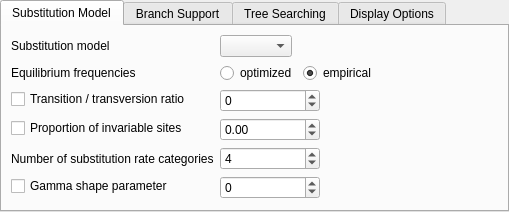
<?xml version="1.0" encoding="UTF-8"?>
<ui version="4.0">
 <class>PhyMLDialog</class>
 <widget class="QWidget" name="PhyMLDialog">
  <property name="windowModality">
   <enum>Qt::NonModal</enum>
  </property>
  <property name="enabled">
   <bool>true</bool>
  </property>
  <property name="geometry">
   <rect>
    <x>0</x>
    <y>0</y>
    <width>509</width>
    <height>251</height>
   </rect>
  </property>
  <property name="minimumSize">
   <size>
    <width>0</width>
    <height>0</height>
   </size>
  </property>
  <property name="contextMenuPolicy">
   <enum>Qt::DefaultContextMenu</enum>
  </property>
  <property name="windowTitle">
   <string notr="true"/>
  </property>
  <layout class="QVBoxLayout" name="verticalLayout">
   <property name="spacing">
    <number>6</number>
   </property>
   <property name="sizeConstraint">
    <enum>QLayout::SetMinAndMaxSize</enum>
   </property>
   <property name="leftMargin">
    <number>0</number>
   </property>
   <property name="topMargin">
    <number>0</number>
   </property>
   <property name="rightMargin">
    <number>0</number>
   </property>
   <property name="bottomMargin">
    <number>0</number>
   </property>
   <item>
    <widget class="QTabWidget" name="twSettings">
     <property name="sizePolicy">
      <sizepolicy hsizetype="Preferred" vsizetype="Fixed">
       <horstretch>0</horstretch>
       <verstretch>0</verstretch>
      </sizepolicy>
     </property>
     <property name="currentIndex">
      <number>0</number>
     </property>
     <widget class="QWidget" name="substitutionModel">
      <attribute name="title">
       <string>Substitution Model</string>
      </attribute>
      <layout class="QFormLayout" name="formLayout_4">
       <property name="sizeConstraint">
        <enum>QLayout::SetMinAndMaxSize</enum>
       </property>
       <property name="fieldGrowthPolicy">
        <enum>QFormLayout::ExpandingFieldsGrow</enum>
       </property>
       <item row="1" column="0">
        <layout class="QHBoxLayout" name="horizontalLayout_9">
         <item>
          <widget class="QLabel" name="subModel">
           <property name="text">
            <string>Substitution model</string>
           </property>
          </widget>
         </item>
        </layout>
       </item>
       <item row="1" column="1">
        <widget class="QComboBox" name="subModelCombo">
         <property name="sizePolicy">
          <sizepolicy hsizetype="Preferred" vsizetype="Fixed">
           <horstretch>0</horstretch>
           <verstretch>0</verstretch>
          </sizepolicy>
         </property>
        </widget>
       </item>
       <item row="2" column="0">
        <layout class="QHBoxLayout" name="horizontalLayout_11">
         <item>
          <widget class="QLabel" name="equilFreqLabel">
           <property name="text">
            <string>Equilibrium frequencies</string>
           </property>
          </widget>
         </item>
        </layout>
       </item>
       <item row="2" column="1">
        <layout class="QHBoxLayout" name="horizontalLayout_16">
         <property name="leftMargin">
          <number>0</number>
         </property>
         <item>
          <widget class="QRadioButton" name="freqOptimRadio">
           <property name="text">
            <string>optimized</string>
           </property>
          </widget>
         </item>
         <item>
          <widget class="QRadioButton" name="freqEmpRadio">
           <property name="text">
            <string>empirical</string>
           </property>
           <property name="checked">
            <bool>true</bool>
           </property>
          </widget>
         </item>
        </layout>
       </item>
       <item row="4" column="0">
        <layout class="QHBoxLayout" name="horizontalLayout_13">
         <item>
          <widget class="QCheckBox" name="sitesCheckBox">
           <property name="sizePolicy">
            <sizepolicy hsizetype="Fixed" vsizetype="Fixed">
             <horstretch>0</horstretch>
             <verstretch>0</verstretch>
            </sizepolicy>
           </property>
           <property name="toolTip">
            <string>Check to set user value. 
Uncheck to get the maximum likelihood estimate.</string>
           </property>
           <property name="text">
            <string>Proportion of invariable sites</string>
           </property>
          </widget>
         </item>
        </layout>
       </item>
       <item row="5" column="0">
        <layout class="QHBoxLayout" name="horizontalLayout_14">
         <item>
          <widget class="QLabel" name="label_8">
           <property name="text">
            <string>Number of substitution rate categories</string>
           </property>
          </widget>
         </item>
        </layout>
       </item>
       <item row="6" column="0">
        <layout class="QHBoxLayout" name="horizontalLayout_15">
         <item>
          <widget class="QCheckBox" name="gammaCheckBox">
           <property name="sizePolicy">
            <sizepolicy hsizetype="Fixed" vsizetype="Fixed">
             <horstretch>0</horstretch>
             <verstretch>0</verstretch>
            </sizepolicy>
           </property>
           <property name="toolTip">
            <string>Check to set user value. 
Uncheck to get the maximum likelihood estimate.</string>
           </property>
           <property name="text">
            <string>Gamma shape parameter</string>
           </property>
          </widget>
         </item>
        </layout>
       </item>
       <item row="3" column="1">
        <widget class="QSpinBox" name="tranSpinBox">
         <property name="minimumSize">
          <size>
           <width>100</width>
           <height>0</height>
          </size>
         </property>
         <property name="specialValueText">
          <string>estimated </string>
         </property>
         <property name="minimum">
          <number>-1</number>
         </property>
         <property name="maximum">
          <number>990000</number>
         </property>
         <property name="value">
          <number>0</number>
         </property>
        </widget>
       </item>
       <item row="4" column="1">
        <widget class="QDoubleSpinBox" name="sitesSpinBox">
         <property name="minimumSize">
          <size>
           <width>100</width>
           <height>0</height>
          </size>
         </property>
         <property name="specialValueText">
          <string>estimated </string>
         </property>
         <property name="minimum">
          <double>-0.010000000000000</double>
         </property>
         <property name="maximum">
          <double>1.000000000000000</double>
         </property>
         <property name="singleStep">
          <double>0.010000000000000</double>
         </property>
         <property name="value">
          <double>0.000000000000000</double>
         </property>
        </widget>
       </item>
       <item row="5" column="1">
        <widget class="QSpinBox" name="substitutionSpinBox">
         <property name="sizePolicy">
          <sizepolicy hsizetype="Minimum" vsizetype="Fixed">
           <horstretch>0</horstretch>
           <verstretch>0</verstretch>
          </sizepolicy>
         </property>
         <property name="minimumSize">
          <size>
           <width>100</width>
           <height>0</height>
          </size>
         </property>
         <property name="specialValueText">
          <string>estimated </string>
         </property>
         <property name="minimum">
          <number>1</number>
         </property>
         <property name="maximum">
          <number>990000</number>
         </property>
         <property name="value">
          <number>4</number>
         </property>
        </widget>
       </item>
       <item row="6" column="1">
        <widget class="QSpinBox" name="gammaSpinBox">
         <property name="minimumSize">
          <size>
           <width>100</width>
           <height>0</height>
          </size>
         </property>
         <property name="specialValueText">
          <string>estimated </string>
         </property>
         <property name="minimum">
          <number>-1</number>
         </property>
         <property name="maximum">
          <number>990000</number>
         </property>
         <property name="value">
          <number>0</number>
         </property>
        </widget>
       </item>
       <item row="3" column="0">
        <layout class="QHBoxLayout" name="horizontalLayout_12">
         <item>
          <widget class="QCheckBox" name="tranCheckBox">
           <property name="sizePolicy">
            <sizepolicy hsizetype="Fixed" vsizetype="Fixed">
             <horstretch>0</horstretch>
             <verstretch>0</verstretch>
            </sizepolicy>
           </property>
           <property name="toolTip">
            <string>Check to set user value. 
Uncheck to get the maximum likelihood estimate.</string>
           </property>
           <property name="text">
            <string>Transition / transversion ratio </string>
           </property>
          </widget>
         </item>
        </layout>
       </item>
      </layout>
     </widget>
     <widget class="QWidget" name="branchSupport">
      <attribute name="title">
       <string>Branch Support</string>
      </attribute>
      <layout class="QFormLayout" name="formLayout_2">
       <property name="sizeConstraint">
        <enum>QLayout::SetMinAndMaxSize</enum>
       </property>
       <property name="fieldGrowthPolicy">
        <enum>QFormLayout::ExpandingFieldsGrow</enum>
       </property>
       <item row="0" column="0">
        <widget class="QRadioButton" name="fastMethodCheckbox">
         <property name="text">
          <string>Use fast likelihood-based method</string>
         </property>
         <property name="checked">
          <bool>true</bool>
         </property>
        </widget>
       </item>
       <item row="0" column="1">
        <widget class="QComboBox" name="fastMethodCombo">
         <property name="sizePolicy">
          <sizepolicy hsizetype="Expanding" vsizetype="Fixed">
           <horstretch>0</horstretch>
           <verstretch>0</verstretch>
          </sizepolicy>
         </property>
        </widget>
       </item>
       <item row="1" column="0">
        <widget class="QRadioButton" name="bootstrapCheckBox">
         <property name="text">
          <string>Perform bootstrap</string>
         </property>
        </widget>
       </item>
       <item row="1" column="1">
        <widget class="QSpinBox" name="bootstrapSpinBox">
         <property name="enabled">
          <bool>false</bool>
         </property>
         <property name="toolTip">
          <string>It is the number of bootstrap replicates.</string>
         </property>
         <property name="wrapping">
          <bool>false</bool>
         </property>
         <property name="maximum">
          <number>990000</number>
         </property>
        </widget>
       </item>
      </layout>
     </widget>
     <widget class="QWidget" name="treeSearching">
      <attribute name="title">
       <string>Tree Searching</string>
      </attribute>
      <layout class="QFormLayout" name="formLayout">
       <property name="sizeConstraint">
        <enum>QLayout::SetMinAndMaxSize</enum>
       </property>
       <property name="fieldGrowthPolicy">
        <enum>QFormLayout::ExpandingFieldsGrow</enum>
       </property>
       <item row="0" column="0">
        <layout class="QHBoxLayout" name="horizontalLayout_3">
         <property name="sizeConstraint">
          <enum>QLayout::SetMinAndMaxSize</enum>
         </property>
         <item>
          <widget class="QComboBox" name="treeTypesCombo">
           <property name="sizePolicy">
            <sizepolicy hsizetype="Preferred" vsizetype="Fixed">
             <horstretch>0</horstretch>
             <verstretch>0</verstretch>
            </sizepolicy>
           </property>
           <property name="minimumSize">
            <size>
             <width>0</width>
             <height>0</height>
            </size>
           </property>
           <property name="maxCount">
            <number>20</number>
           </property>
           <property name="sizeAdjustPolicy">
            <enum>QComboBox::AdjustToContentsOnFirstShow</enum>
           </property>
          </widget>
         </item>
        </layout>
       </item>
       <item row="0" column="1">
        <widget class="QGroupBox" name="inputTreeGroupBox">
         <property name="enabled">
          <bool>false</bool>
         </property>
         <property name="minimumSize">
          <size>
           <width>180</width>
           <height>0</height>
          </size>
         </property>
         <property name="title">
          <string/>
         </property>
         <layout class="QHBoxLayout" name="horizontalLayout_10">
          <property name="spacing">
           <number>4</number>
          </property>
          <property name="sizeConstraint">
           <enum>QLayout::SetMinAndMaxSize</enum>
          </property>
          <property name="leftMargin">
           <number>2</number>
          </property>
          <property name="topMargin">
           <number>2</number>
          </property>
          <property name="rightMargin">
           <number>2</number>
          </property>
          <property name="bottomMargin">
           <number>2</number>
          </property>
          <item>
           <widget class="QLineEdit" name="inputFileLineEdit">
            <property name="sizePolicy">
             <sizepolicy hsizetype="Expanding" vsizetype="MinimumExpanding">
              <horstretch>0</horstretch>
              <verstretch>0</verstretch>
             </sizepolicy>
            </property>
           </widget>
          </item>
          <item>
           <widget class="QToolButton" name="inputFilePathButton">
            <property name="sizePolicy">
             <sizepolicy hsizetype="Fixed" vsizetype="MinimumExpanding">
              <horstretch>0</horstretch>
              <verstretch>0</verstretch>
             </sizepolicy>
            </property>
            <property name="text">
             <string>...</string>
            </property>
           </widget>
          </item>
         </layout>
        </widget>
       </item>
       <item row="1" column="0">
        <layout class="QHBoxLayout" name="horizontalLayout_8">
         <item>
          <widget class="QLabel" name="label_2">
           <property name="text">
            <string>Type of tree improvement</string>
           </property>
           <property name="indent">
            <number>-1</number>
           </property>
          </widget>
         </item>
        </layout>
       </item>
       <item row="2" column="0">
        <layout class="QHBoxLayout" name="horizontalLayout_4">
         <item>
          <widget class="QCheckBox" name="treeNumbersCheckbox">
           <property name="enabled">
            <bool>false</bool>
           </property>
           <property name="text">
            <string>Set number of random starting tree</string>
           </property>
          </widget>
         </item>
        </layout>
       </item>
       <item row="2" column="1">
        <widget class="QSpinBox" name="treeNumbersSpinBox">
         <property name="enabled">
          <bool>false</bool>
         </property>
        </widget>
       </item>
       <item row="3" column="0">
        <widget class="QCheckBox" name="optTopologyCheckbox">
         <property name="text">
          <string>Optimise topology</string>
         </property>
         <property name="checked">
          <bool>true</bool>
         </property>
        </widget>
       </item>
       <item row="4" column="0">
        <widget class="QCheckBox" name="optBranchCheckbox">
         <property name="text">
          <string>Optimise branch lengths</string>
         </property>
         <property name="checked">
          <bool>true</bool>
         </property>
        </widget>
       </item>
       <item row="1" column="1">
        <widget class="QComboBox" name="treeImprovementsCombo">
         <property name="sizePolicy">
          <sizepolicy hsizetype="Preferred" vsizetype="Fixed">
           <horstretch>0</horstretch>
           <verstretch>0</verstretch>
          </sizepolicy>
         </property>
        </widget>
       </item>
      </layout>
     </widget>
     <widget class="QWidget" name="displayOptionsTab">
      <attribute name="title">
       <string>Display Options</string>
      </attribute>
      <layout class="QVBoxLayout" name="verticalLayout_2">
       <property name="sizeConstraint">
        <enum>QLayout::SetMinAndMaxSize</enum>
       </property>
       <item>
        <widget class="U2::PhyTreeDisplayOptionsWidget" name="displayOptions" native="true"/>
       </item>
       <item>
        <spacer name="verticalSpacer">
         <property name="orientation">
          <enum>Qt::Vertical</enum>
         </property>
         <property name="sizeType">
          <enum>QSizePolicy::MinimumExpanding</enum>
         </property>
         <property name="sizeHint" stdset="0">
          <size>
           <width>20</width>
           <height>0</height>
          </size>
         </property>
        </spacer>
       </item>
      </layout>
     </widget>
    </widget>
   </item>
  </layout>
 </widget>
 <customwidgets>
  <customwidget>
   <class>U2::PhyTreeDisplayOptionsWidget</class>
   <extends>QWidget</extends>
   <header location="global">U2View/PhyTreeDisplayOptionsWidget.h</header>
   <container>1</container>
  </customwidget>
 </customwidgets>
 <resources/>
 <connections>
  <connection>
   <sender>bootstrapCheckBox</sender>
   <signal>toggled(bool)</signal>
   <receiver>bootstrapSpinBox</receiver>
   <slot>setEnabled(bool)</slot>
   <hints>
    <hint type="sourcelabel">
     <x>88</x>
     <y>85</y>
    </hint>
    <hint type="destinationlabel">
     <x>311</x>
     <y>88</y>
    </hint>
   </hints>
  </connection>
 </connections>
</ui>
